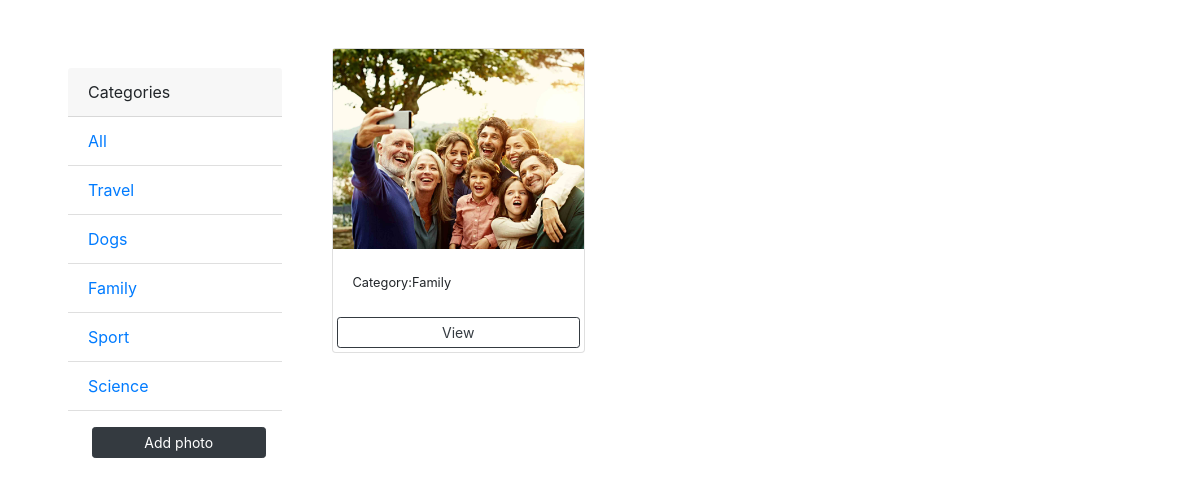
Screenshot of /?category=Family with the database file from the repository.
### photo/models.py (models this page shows, shortened)
class Category(models.Model):
    name = models.CharField(max_length=255, null=False, blank=False)
    def __str__(self):
        return self.name

class Photo(models.Model):
    category = models.ForeignKey(Category, on_delete=models.SET_NULL, null=True)
    image = models.ImageField(upload_to='photos/%Y/%m/%d/',null=False, blank=False)
    description = models.TextField()

### photo/views.py (the view)
# urls.py: path('', views.gallery, name='gallery'),
def gallery(requests):
    category = requests.GET.get('category')
    if category is None:
        photos = Photo.objects.all()
    else:
        photos = Photo.objects.filter(category__name=category)
    categories = Category.objects.all()
    context = {'categories': categories, 'photos': photos}
    return render(requests, 'photos/gallery.html', context=context)

### photo/templates/photos/gallery.html (shortened to what this page needs)
{% extends "photos/base.html" %}
{% block content %}
<div class="containter">
    <div class="row">
        <div class="col-md-3">
            <div class="card-body">
                <div class="card-header">
                    Categories
                </div>
                <ul class="list-group list-group-flush">
                    <li class="list-group-item"><a href="{% url 'gallery' %}">All</a></li>
                    {% for category in categories%}
                    <li class="list-group-item"><a href="{% url 'gallery' %}?category={{category.name}}">{{category.name}}</a></li>
                    {% endfor %}
                    <li class="list-group-item">
                        <a href="{% url 'add-photo' %}" class="btn btn-dark btn-block btn-sm m-1">Add photo</a>
                    </li>
                </ul>
            </div>
        </div>
        <div class="col-md-9">
            <div class="row">
                {% for photo in photos %}
                <div class="col-md-4">
                    <div class="card">
                        <img src="{{photo.image.url}}" class="image-thumbail"/>
                        <div class="card-body">
                            <small>Category:{{photo.category}}</small>
                        </div>
                        <a href="{% url 'view-photo' photo.pk %}" class="btn btn-outline-dark btn-sm m-1">View</a>
                    </div>
                </div>
                {% empty %}
                <h3>No photos...</h3>
                {% endfor %}
            </div>
        </div>
    </div>
</div>
{% endblock content %}

### photo/templates/photos/base.html (style rules this page uses)
.image-thumbail { height:200px; object-fit:cover; }

### rows the page displays
Category: name "Travel"
Category: name "Dogs"
Category: name "Family"
Category: name "Sport"
Category: name "Science"
Photo: image (picture), category "Family"
